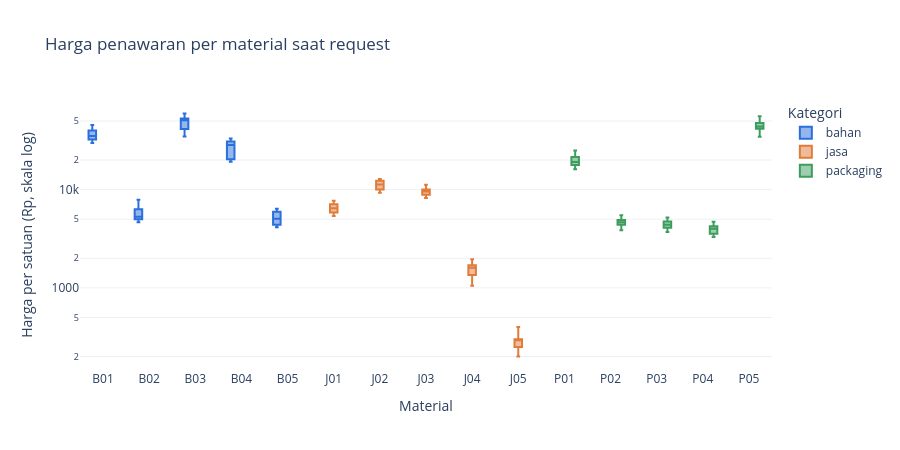

This figure's notebook cell:
### Markdown cell above
## 1. Distribusi Harga per Material dan per Kategori

Harga diambil dari snapshot penawaran di `_candidates.csv`, yaitu harga setiap vendor pada saat request dibuat. Karena skala harga antar material sangat berbeda (Rp200 sampai puluhan ribu), sumbu harga memakai skala log.

### Code cell
cand = candidates.merge(requests[["id", "material_id", "request_date"]], left_on="request_id", right_on="id")
cand = cand.merge(materials[["id", "code", "category", "unit"]].rename(columns={"id": "material_id"}), on="material_id")
material_order = materials["code"].tolist()

fig = px.box(
    cand, x="code", y="unit_price", color="category", color_discrete_map=CATEGORY_COLORS,
    category_orders={"code": material_order}, log_y=True, points=False,
    labels={"code": "Material", "unit_price": "Harga per satuan (Rp, skala log)", "category": "Kategori"},
    title="Harga penawaran per material saat request",
)
fig.update_layout(height=450)
fig.show()

price_table = (
    cand.groupby(["code", "unit"])["unit_price"]
    .agg(n="size", median="median", p10=lambda s: s.quantile(0.1), p90=lambda s: s.quantile(0.9))
    .reindex(material_order, level=0)
)
price_table["p90/p10"] = price_table["p90"] / price_table["p10"]
price_table.round(1)

### Figure 1 — Plotly figure (JSON) as saved in the notebook; plotly's stock layout.template omitted (floating-point values rounded to 4 significant figures; data arrays with more than 128 entries replaced by an {"elided": "..."} marker saying what was removed)
{"data": [{"alignmentgroup": "True", "boxpoints": false, "hovertemplate": "Kategori=bahan<br>Material=%{x}<br>Harga per satuan (Rp, skala log)=%{y}<extra></extra>", "legendgroup": "bahan", "marker": {"color": "#2a6fdb"}, "name": "bahan", "notched": false, "offsetgroup": "bahan", "orientation": "v", "showlegend": true, "type": "box", "x": {"elided": "4276 str values"}, "x0": " ", "xaxis": "x", "y": {"elided": "4276 float values"}, "y0": " ", "yaxis": "y"}, {"alignmentgroup": "True", "boxpoints": false, "hovertemplate": "Kategori=jasa<br>Material=%{x}<br>Harga per satuan (Rp, skala log)=%{y}<extra></extra>", "legendgroup": "jasa", "marker": {"color": "#e07b39"}, "name": "jasa", "notched": false, "offsetgroup": "jasa", "orientation": "v", "showlegend": true, "type": "box", "x": {"elided": "2565 str values"}, "x0": " ", "xaxis": "x", "y": {"elided": "2565 float values"}, "y0": " ", "yaxis": "y"}, {"alignmentgroup": "True", "boxpoints": false, "hovertemplate": "Kategori=packaging<br>Material=%{x}<br>Harga per satuan (Rp, skala log)=%{y}<extra></extra>", "legendgroup": "packaging", "marker": {"color": "#3c9d5d"}, "name": "packaging", "notched": false, "offsetgroup": "packaging", "orientation": "v", "showlegend": true, "type": "box", "x": {"elided": "2913 str values"}, "x0": " ", "xaxis": "x", "y": {"elided": "2913 float values"}, "y0": " ", "yaxis": "y"}], "layout": {"boxmode": "group", "height": 450, "legend": {"title": {"text": "Kategori"}, "tracegroupgap": 0}, "title": {"text": "Harga penawaran per material saat request"}, "xaxis": {"anchor": "y", "categoryarray": ["B01", "B02", "B03", "B04", "B05", "J01", "J02", "J03", "J04", "J05", "P01", "P02", "P03", "P04", "P05"], "categoryorder": "array", "domain": [0.0, 1.0], "title": {"text": "Material"}}, "yaxis": {"anchor": "x", "domain": [0.0, 1.0], "title": {"text": "Harga per satuan (Rp, skala log)"}, "type": "log"}}}
